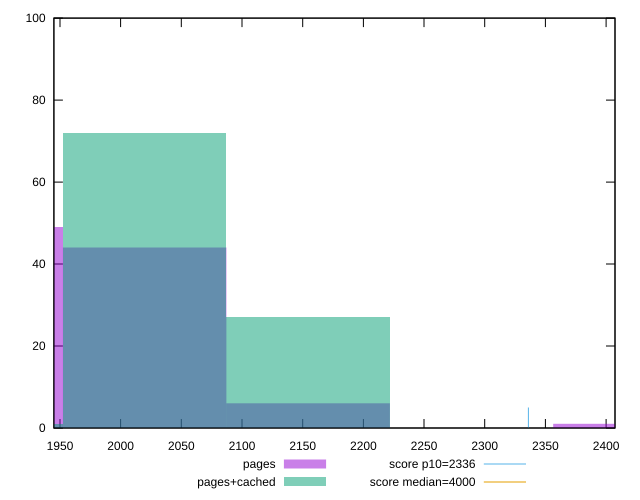

The gnuplot source for this figure:
reset

$pages <<EOF
2423.7367370689685 1
2019.7806142241407 44
1885.1285732758645 49
2154.4326551724166 6
EOF

$pagesCached <<EOF
1885.1285732758645 1
2019.7806142241407 72
2154.4326551724166 27
EOF

set key outside below
set boxwidth 134.65204094827604
set xrange [1945.0035000000003:2407.3655]
set yrange [0:100]
set trange [0:100]
set style fill transparent solid 0.5 noborder

set parametric
set terminal svg size 640, 500 enhanced background rgb 'white'
set output "report_00007_2020-12-11T15:55:29.892Z/first-contentful-paint/comparison/histogram/1_vs_2.svg"

plot $pages title "pages" with boxes, \
     $pagesCached title "pages+cached" with boxes, \
     2336,t title "score p10=2336", \
     4000,t title "score median=4000"

reset
